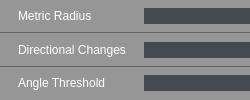
              <widget class="QWidget" name="widget_130" native="true">
               <layout class="QVBoxLayout" name="verticalLayout_70">
                <property name="spacing">
                 <number>0</number>
                </property>
                <property name="leftMargin">
                 <number>0</number>
                </property>
                <property name="topMargin">
                 <number>0</number>
                </property>
                <property name="rightMargin">
                 <number>0</number>
                </property>
                <property name="bottomMargin">
                 <number>0</number>
                </property>
                <item>
                 <widget class="QWidget" name="widget_131" native="true">
                  <property name="styleSheet">
                   <string notr="true">.QWidget
{
    background-color: rgb(150, 150, 150);
       border-bottom: 1px solid  rgb(100, 100, 100);

}</string>
                  </property>
                  <layout class="QHBoxLayout" name="horizontalLayout_61">
                   <property name="spacing">
                    <number>6</number>
                   </property>
                   <property name="leftMargin">
                    <number>18</number>
                   </property>
                   <property name="topMargin">
                    <number>2</number>
                   </property>
                   <property name="rightMargin">
                    <number>0</number>
                   </property>
                   <property name="bottomMargin">
                    <number>2</number>
                   </property>
                   <item>
                    <widget class="QLabel" name="label_25">
                     <property name="sizePolicy">
                      <sizepolicy hsizetype="Minimum" vsizetype="Fixed">
                       <horstretch>0</horstretch>
                       <verstretch>0</verstretch>
                      </sizepolicy>
                     </property>
                     <property name="minimumSize">
                      <size>
                       <width>120</width>
                       <height>0</height>
                      </size>
                     </property>
                     <property name="maximumSize">
                      <size>
                       <width>120</width>
                       <height>16777215</height>
                      </size>
                     </property>
                     <property name="styleSheet">
                      <string notr="true">    border-top: 0px solid rgb(0 , 0 , 0);
    font: 8pt &quot;Ebrima&quot;;   
	color:white;   
    border-top: 0px solid rgb(0 , 0 , 0); </string>
                     </property>
                     <property name="text">
                      <string>Metric Radius</string>
                     </property>
                    </widget>
                   </item>
                   <item>
                    <widget class="QLineEdit" name="lineEdit_40">
                     <property name="sizePolicy">
                      <sizepolicy hsizetype="Expanding" vsizetype="Fixed">
                       <horstretch>0</horstretch>
                       <verstretch>0</verstretch>
                      </sizepolicy>
                     </property>
                     <property name="styleSheet">
                      <string notr="true">border :0px solid  rgb(67, 74, 80);
color: rgb(255, 255, 255);
background-color: rgb(67, 74, 80);
font: 8pt &quot;Ebrima&quot;;




</string>
                     </property>
                     <property name="alignment">
                      <set>Qt::AlignCenter</set>
                     </property>
                    </widget>
                   </item>
                  </layout>
                 </widget>
                </item>
                <item>
                 <widget class="QWidget" name="widget_132" native="true">
                  <property name="styleSheet">
                   <string notr="true">.QWidget
{
    background-color: rgb(150, 150, 150);
       border-bottom: 1px solid  rgb(100, 100, 100);

}</string>
                  </property>
                  <layout class="QHBoxLayout" name="horizontalLayout_62">
                   <property name="spacing">
                    <number>6</number>
                   </property>
                   <property name="leftMargin">
                    <number>18</number>
                   </property>
                   <property name="topMargin">
                    <number>2</number>
                   </property>
                   <property name="rightMargin">
                    <number>0</number>
                   </property>
                   <property name="bottomMargin">
                    <number>2</number>
                   </property>
                   <item>
                    <widget class="QLabel" name="label_67">
                     <property name="sizePolicy">
                      <sizepolicy hsizetype="Minimum" vsizetype="Fixed">
                       <horstretch>0</horstretch>
                       <verstretch>0</verstretch>
                      </sizepolicy>
                     </property>
                     <property name="minimumSize">
                      <size>
                       <width>120</width>
                       <height>0</height>
                      </size>
                     </property>
                     <property name="maximumSize">
                      <size>
                       <width>120</width>
                       <height>16777215</height>
                      </size>
                     </property>
                     <property name="styleSheet">
                      <string notr="true">    border-top: 0px solid rgb(0 , 0 , 0);
    font: 8pt &quot;Ebrima&quot;;   
	color:white;   
    border-top: 0px solid rgb(0 , 0 , 0); </string>
                     </property>
                     <property name="text">
                      <string>Directional Changes</string>
                     </property>
                    </widget>
                   </item>
                   <item>
                    <widget class="QLineEdit" name="lineEdit_54">
                     <property name="sizePolicy">
                      <sizepolicy hsizetype="Expanding" vsizetype="Fixed">
                       <horstretch>0</horstretch>
                       <verstretch>0</verstretch>
                      </sizepolicy>
                     </property>
                     <property name="styleSheet">
                      <string notr="true">border :0px solid  rgb(67, 74, 80);
color: rgb(255, 255, 255);
background-color: rgb(67, 74, 80);
font:8pt &quot;Ebrima&quot;;




</string>
                     </property>
                     <property name="alignment">
                      <set>Qt::AlignCenter</set>
                     </property>
                    </widget>
                   </item>
                  </layout>
                 </widget>
                </item>
                <item>
                 <widget class="QWidget" name="widget_133" native="true">
                  <property name="styleSheet">
                   <string notr="true">.QWidget
{
    background-color: rgb(150, 150, 150);
}</string>
                  </property>
                  <layout class="QHBoxLayout" name="horizontalLayout_63">
                   <property name="spacing">
                    <number>6</number>
                   </property>
                   <property name="leftMargin">
                    <number>18</number>
                   </property>
                   <property name="topMargin">
                    <number>2</number>
                   </property>
                   <property name="rightMargin">
                    <number>0</number>
                   </property>
                   <property name="bottomMargin">
                    <number>2</number>
                   </property>
                   <item>
                    <widget class="QLabel" name="label_68">
                     <property name="sizePolicy">
                      <sizepolicy hsizetype="Minimum" vsizetype="Fixed">
                       <horstretch>0</horstretch>
                       <verstretch>0</verstretch>
                      </sizepolicy>
                     </property>
                     <property name="minimumSize">
                      <size>
                       <width>120</width>
                       <height>0</height>
                      </size>
                     </property>
                     <property name="maximumSize">
                      <size>
                       <width>120</width>
                       <height>16777215</height>
                      </size>
                     </property>
                     <property name="styleSheet">
                      <string notr="true">    border-top: 0px solid rgb(0 , 0 , 0);
    font: 8pt &quot;Ebrima&quot;;   
	color:white;   
    border-top: 0px solid rgb(0 , 0 , 0); </string>
                     </property>
                     <property name="text">
                      <string>Angle Threshold</string>
                     </property>
                    </widget>
                   </item>
                   <item>
                    <widget class="QLineEdit" name="lineEdit_55">
                     <property name="sizePolicy">
                      <sizepolicy hsizetype="Expanding" vsizetype="Fixed">
                       <horstretch>0</horstretch>
                       <verstretch>0</verstretch>
                      </sizepolicy>
                     </property>
                     <property name="styleSheet">
                      <string notr="true">border :0px solid  rgb(67, 74, 80);
color: rgb(255, 255, 255);
background-color: rgb(67, 74, 80);
font: 8pt &quot;Ebrima&quot;;




</string>
                     </property>
                     <property name="alignment">
                      <set>Qt::AlignCenter</set>
                     </property>
                    </widget>
                   </item>
                  </layout>
                 </widget>
                </item>
               </layout>
              </widget>
